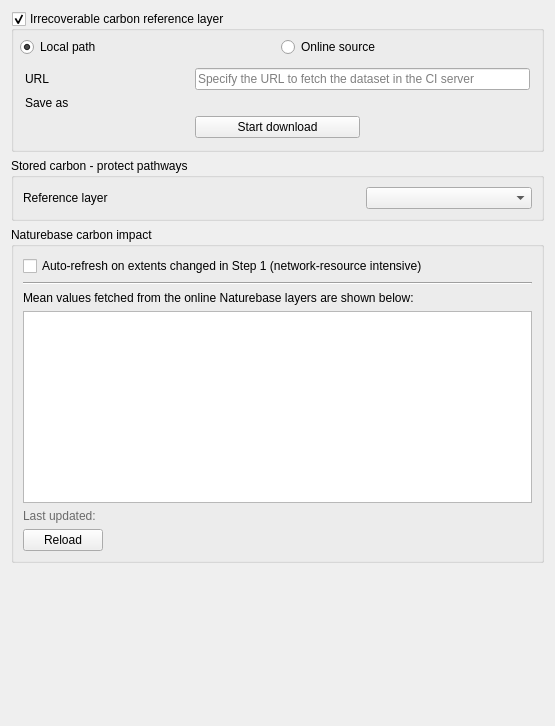
<?xml version="1.0" encoding="UTF-8"?>
<ui version="4.0">
 <class>CarbonSettingsWidget</class>
 <widget class="QWidget" name="CarbonSettingsWidget">
  <property name="geometry">
   <rect>
    <x>0</x>
    <y>0</y>
    <width>555</width>
    <height>726</height>
   </rect>
  </property>
  <property name="windowTitle">
   <string>Form</string>
  </property>
  <layout class="QVBoxLayout" name="verticalLayout">
   <item>
    <widget class="QgsCollapsibleGroupBox" name="gb_ic_reference_layer">
     <property name="sizePolicy">
      <sizepolicy hsizetype="Preferred" vsizetype="Fixed">
       <horstretch>0</horstretch>
       <verstretch>0</verstretch>
      </sizepolicy>
     </property>
     <property name="minimumSize">
      <size>
       <width>0</width>
       <height>0</height>
      </size>
     </property>
     <property name="title">
      <string>Irrecoverable carbon reference layer</string>
     </property>
     <property name="checkable">
      <bool>true</bool>
     </property>
     <property name="checked">
      <bool>true</bool>
     </property>
     <layout class="QGridLayout" name="gridLayout_6">
      <property name="leftMargin">
       <number>6</number>
      </property>
      <property name="topMargin">
       <number>6</number>
      </property>
      <property name="rightMargin">
       <number>6</number>
      </property>
      <property name="bottomMargin">
       <number>6</number>
      </property>
      <item row="0" column="0">
       <widget class="QRadioButton" name="rb_local">
        <property name="toolTip">
         <string>Specify a dataset in the local computer or network drive</string>
        </property>
        <property name="text">
         <string>Local path</string>
        </property>
        <property name="checked">
         <bool>true</bool>
        </property>
       </widget>
      </item>
      <item row="0" column="1">
       <widget class="QRadioButton" name="rb_online">
        <property name="toolTip">
         <string>Specify the URL for the fetching the dataset from an online server</string>
        </property>
        <property name="text">
         <string>Online source</string>
        </property>
       </widget>
      </item>
      <item row="1" column="0" colspan="2">
       <widget class="QStackedWidget" name="sw_irrecoverable_carbon">
        <property name="minimumSize">
         <size>
          <width>0</width>
          <height>0</height>
         </size>
        </property>
        <property name="currentIndex">
         <number>1</number>
        </property>
        <widget class="QWidget" name="pg_local_path">
         <layout class="QHBoxLayout" name="horizontalLayout_7">
          <property name="leftMargin">
           <number>3</number>
          </property>
          <property name="topMargin">
           <number>3</number>
          </property>
          <property name="rightMargin">
           <number>3</number>
          </property>
          <property name="bottomMargin">
           <number>3</number>
          </property>
          <item>
           <widget class="QgsFileWidget" name="fw_irrecoverable_carbon"/>
          </item>
          <item>
           <widget class="QgsMapLayerComboBox" name="cbo_irrecoverable_carbon"/>
          </item>
         </layout>
        </widget>
        <widget class="QWidget" name="pg_online_source">
         <layout class="QGridLayout" name="gridLayout_4">
          <property name="leftMargin">
           <number>5</number>
          </property>
          <property name="topMargin">
           <number>5</number>
          </property>
          <property name="rightMargin">
           <number>5</number>
          </property>
          <property name="bottomMargin">
           <number>5</number>
          </property>
          <item row="0" column="0">
           <widget class="QLabel" name="label">
            <property name="text">
             <string>URL</string>
            </property>
           </widget>
          </item>
          <item row="0" column="1" colspan="2">
           <widget class="QLineEdit" name="txt_ic_url">
            <property name="toolTip">
             <string>Do not include the bbox PARAM, it will be automatically appended based on the current scenario extent</string>
            </property>
            <property name="placeholderText">
             <string>Specify the URL to fetch the dataset in the CI server</string>
            </property>
           </widget>
          </item>
          <item row="1" column="0">
           <widget class="QLabel" name="label_2">
            <property name="text">
             <string>Save as</string>
            </property>
           </widget>
          </item>
          <item row="1" column="1" colspan="2">
           <widget class="QgsFileWidget" name="fw_save_online_file"/>
          </item>
          <item row="2" column="1">
           <widget class="QPushButton" name="btn_ic_download">
            <property name="toolTip">
             <string>Initiate new download or refesh previous download in the background</string>
            </property>
            <property name="text">
             <string>Start download</string>
            </property>
           </widget>
          </item>
          <item row="2" column="2">
           <layout class="QHBoxLayout" name="horizontalLayout_8">
            <property name="spacing">
             <number>4</number>
            </property>
            <item>
             <widget class="SvgLabel" name="lbl_download_status_tip">
              <property name="minimumSize">
               <size>
                <width>16</width>
                <height>16</height>
               </size>
              </property>
              <property name="maximumSize">
               <size>
                <width>24</width>
                <height>24</height>
               </size>
              </property>
              <property name="frameShape">
               <enum>QFrame::NoFrame</enum>
              </property>
              <property name="text">
               <string/>
              </property>
             </widget>
            </item>
            <item>
             <widget class="QLabel" name="lbl_ic_download_status">
              <property name="frameShape">
               <enum>QFrame::NoFrame</enum>
              </property>
              <property name="text">
               <string/>
              </property>
             </widget>
            </item>
           </layout>
          </item>
         </layout>
        </widget>
       </widget>
      </item>
     </layout>
    </widget>
   </item>
   <item>
    <widget class="QgsCollapsibleGroupBox" name="gb_stored_carbon">
     <property name="title">
      <string>Stored carbon - protect pathways</string>
     </property>
     <layout class="QGridLayout" name="gridLayout">
      <item row="0" column="0">
       <widget class="QLabel" name="label_3">
        <property name="text">
         <string>Reference layer</string>
        </property>
       </widget>
      </item>
      <item row="0" column="1">
       <widget class="QgsFileWidget" name="fw_biomass"/>
      </item>
      <item row="0" column="2">
       <widget class="QgsMapLayerComboBox" name="cbo_biomass"/>
      </item>
     </layout>
    </widget>
   </item>
   <item>
    <widget class="QgsCollapsibleGroupBox" name="gb_carbon_management">
     <property name="enabled">
      <bool>true</bool>
     </property>
     <property name="sizePolicy">
      <sizepolicy hsizetype="Preferred" vsizetype="Fixed">
       <horstretch>0</horstretch>
       <verstretch>0</verstretch>
      </sizepolicy>
     </property>
     <property name="minimumSize">
      <size>
       <width>0</width>
       <height>0</height>
      </size>
     </property>
     <property name="title">
      <string>Naturebase carbon impact</string>
     </property>
     <layout class="QGridLayout" name="gridLayout_2">
      <item row="5" column="0" colspan="2">
       <widget class="QLabel" name="lbl_last_updated_carbon_impact">
        <property name="text">
         <string>&lt;html&gt;&lt;head/&gt;&lt;body&gt;&lt;p&gt;&lt;span style=&quot; color:#6a6a6a;&quot;&gt;Last updated:&lt;/span&gt;&lt;/p&gt;&lt;/body&gt;&lt;/html&gt;</string>
        </property>
       </widget>
      </item>
      <item row="7" column="0">
       <widget class="QPushButton" name="btn_reload_carbon_impact">
        <property name="sizePolicy">
         <sizepolicy hsizetype="Fixed" vsizetype="Fixed">
          <horstretch>0</horstretch>
          <verstretch>0</verstretch>
         </sizepolicy>
        </property>
        <property name="toolTip">
         <string>Manually reload carbon impact values for Naturebase layers</string>
        </property>
        <property name="text">
         <string>Reload</string>
        </property>
       </widget>
      </item>
      <item row="7" column="1">
       <spacer name="horizontalSpacer">
        <property name="orientation">
         <enum>Qt::Horizontal</enum>
        </property>
        <property name="sizeType">
         <enum>QSizePolicy::Minimum</enum>
        </property>
        <property name="sizeHint" stdset="0">
         <size>
          <width>40</width>
          <height>20</height>
         </size>
        </property>
       </spacer>
      </item>
      <item row="3" column="0" colspan="2">
       <widget class="QTableView" name="tv_naturebase_carbon_impact">
        <property name="editTriggers">
         <set>QAbstractItemView::NoEditTriggers</set>
        </property>
        <property name="selectionMode">
         <enum>QAbstractItemView::SingleSelection</enum>
        </property>
        <property name="selectionBehavior">
         <enum>QAbstractItemView::SelectRows</enum>
        </property>
        <attribute name="horizontalHeaderShowSortIndicator" stdset="0">
         <bool>false</bool>
        </attribute>
       </widget>
      </item>
      <item row="0" column="0">
       <widget class="QCheckBox" name="cb_auto_refresh_carbon_impact">
        <property name="text">
         <string>Auto-refresh on extents changed in Step 1 (network-resource intensive)</string>
        </property>
       </widget>
      </item>
      <item row="2" column="0" colspan="2">
       <widget class="QLabel" name="label_5">
        <property name="text">
         <string>&lt;html&gt;&lt;head/&gt;&lt;body&gt;&lt;p&gt;Mean values fetched from the online Naturebase layers are shown below:&lt;/p&gt;&lt;/body&gt;&lt;/html&gt;</string>
        </property>
       </widget>
      </item>
      <item row="1" column="0" colspan="2">
       <widget class="Line" name="line">
        <property name="orientation">
         <enum>Qt::Horizontal</enum>
        </property>
       </widget>
      </item>
     </layout>
    </widget>
   </item>
   <item>
    <spacer name="verticalSpacer">
     <property name="orientation">
      <enum>Qt::Vertical</enum>
     </property>
     <property name="sizeHint" stdset="0">
      <size>
       <width>20</width>
       <height>444</height>
      </size>
     </property>
    </spacer>
   </item>
  </layout>
 </widget>
 <customwidgets>
  <customwidget>
   <class>QgsCollapsibleGroupBox</class>
   <extends>QGroupBox</extends>
   <header>qgscollapsiblegroupbox.h</header>
   <container>1</container>
  </customwidget>
  <customwidget>
   <class>QgsFileWidget</class>
   <extends>QWidget</extends>
   <header>qgsfilewidget.h</header>
  </customwidget>
  <customwidget>
   <class>QgsMapLayerComboBox</class>
   <extends>QComboBox</extends>
   <header>qgsmaplayercombobox.h</header>
  </customwidget>
  <customwidget>
   <class>SvgLabel</class>
   <extends>QLabel</extends>
   <header>cplus_plugin.gui.components.svg_label</header>
  </customwidget>
 </customwidgets>
 <resources/>
 <connections/>
</ui>
